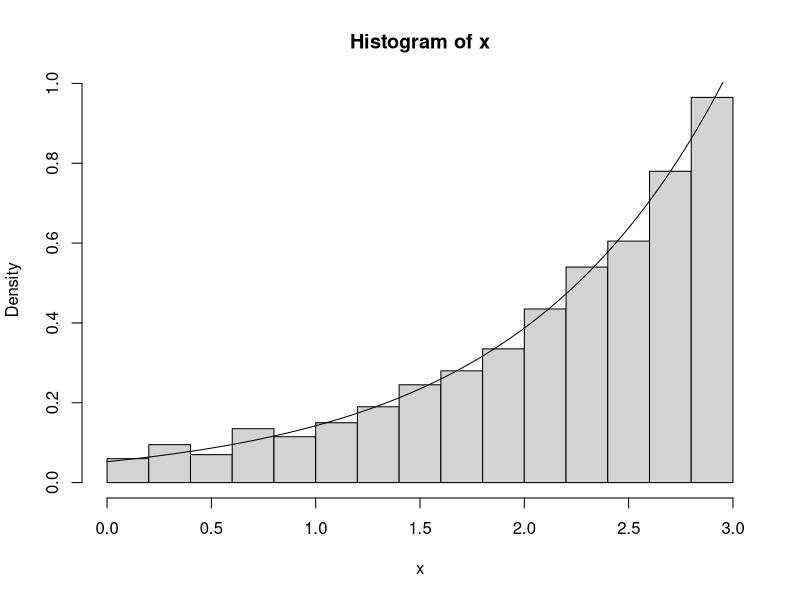

This chart was generated by the following R code:
# simulate 1000 values from the uniform distribution
u <- runif(1000, 0, 1)

# inverse transform sampling
x <- log((exp(3)-1)*u + 1)

# plot histogram
hist(x, probability = TRUE)

# plot pdf
f <- function(x) {(exp(x))/(exp(3)-1)}
curve(f, add=TRUE)

